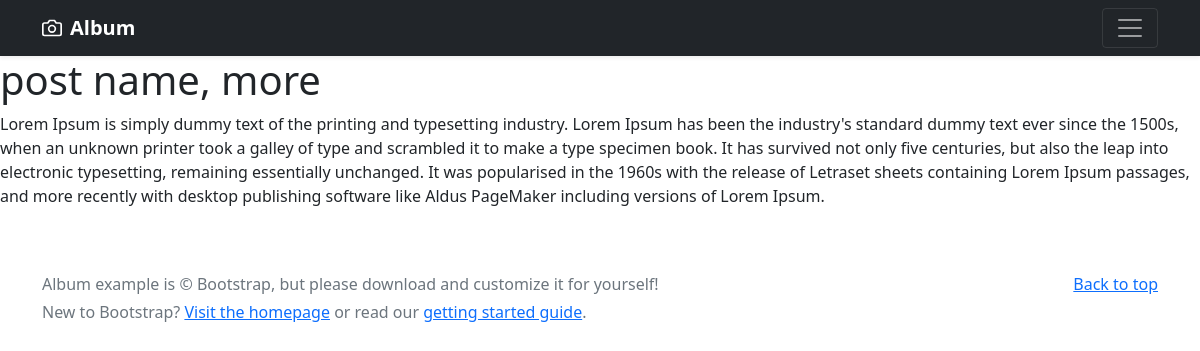
The page /single/post-name on the database its author committed.
### backend/models.py (models this page shows, shortened)
class Post(models.Model):
    title = models.CharField(max_length = 70)
    description = models.TextField()
    slug = models.SlugField(max_length = 40)
    image = models.ImageField(upload_to = "images/", default = "images/default.jpg")

### backend/views.py (the view)
# urls.py: path('single/<slug:slug>', single, name = 'single'),
def single(request, slug):
    data = Post.objects.get(slug = slug)
    return render(request, 'single.html', {'post': data})

### template/single.html (shortened to what this page needs)
<html>
{% extends "base.html" %}
{% block content %}
    <h1>{{post.title}}</h1>
    <p> {{post.description}}</p>
{% endblock content %}

### rows shown on the page
Post: title "post name, more", description "Lorem Ipsum is simply dummy text of the printing and typesetting industry. Lorem Ipsum has been the industry's standard dummy text ever since the 1500s, when an unknown printer took a galley of type and scrambled it to make a type specimen book. It has survived not only five centuries, but also the leap into electronic typesetting, remaining essentially unchanged. It was popularised in the 1960s with the release of Letraset sheets containing Lorem Ipsum passages, and more recently with desktop publishing software like Aldus PageMaker including versions of Lorem Ipsum."
